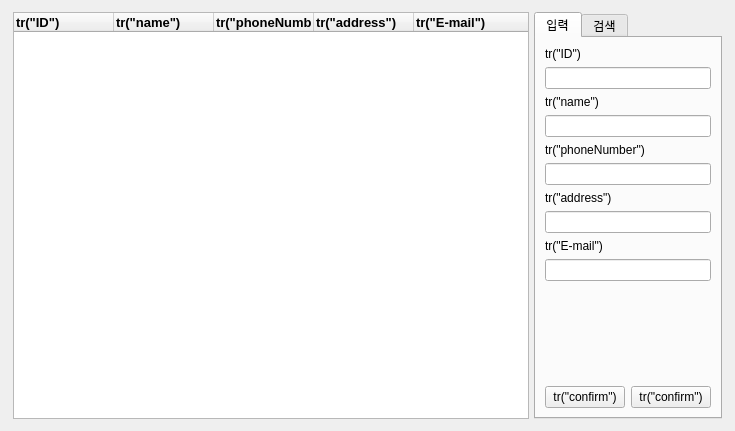
<?xml version="1.0" encoding="UTF-8"?>
<ui version="4.0">
 <class>ClientManager</class>
 <widget class="QWidget" name="ClientManager">
  <property name="geometry">
   <rect>
    <x>0</x>
    <y>0</y>
    <width>735</width>
    <height>386</height>
   </rect>
  </property>
  <property name="windowTitle">
   <string>Form</string>
  </property>
  <property name="layoutDirection">
   <enum>Qt::LeftToRight</enum>
  </property>
  <layout class="QHBoxLayout" name="horizontalLayout">
   <item>
    <layout class="QHBoxLayout" name="horizontalLayout_3" stretch="12,0,4">
     <property name="spacing">
      <number>0</number>
     </property>
     <property name="leftMargin">
      <number>2</number>
     </property>
     <property name="topMargin">
      <number>1</number>
     </property>
     <property name="rightMargin">
      <number>2</number>
     </property>
     <property name="bottomMargin">
      <number>1</number>
     </property>
     <item>
      <widget class="QTreeWidget" name="clientTreeWidget">
       <column>
        <property name="text">
         <string>tr(&quot;ID&quot;)</string>
        </property>
        <property name="font">
         <font>
          <pointsize>10</pointsize>
          <bold>true</bold>
         </font>
        </property>
       </column>
       <column>
        <property name="text">
         <string>tr(&quot;name&quot;)</string>
        </property>
        <property name="font">
         <font>
          <pointsize>10</pointsize>
          <bold>true</bold>
         </font>
        </property>
       </column>
       <column>
        <property name="text">
         <string>tr(&quot;phoneNumber&quot;)</string>
        </property>
        <property name="font">
         <font>
          <pointsize>10</pointsize>
          <bold>true</bold>
         </font>
        </property>
       </column>
       <column>
        <property name="text">
         <string>tr(&quot;address&quot;)</string>
        </property>
        <property name="font">
         <font>
          <pointsize>10</pointsize>
          <bold>true</bold>
         </font>
        </property>
       </column>
       <column>
        <property name="text">
         <string>tr(&quot;E-mail&quot;)</string>
        </property>
        <property name="font">
         <font>
          <pointsize>10</pointsize>
          <bold>true</bold>
         </font>
        </property>
       </column>
      </widget>
     </item>
     <item>
      <spacer name="horizontalSpacer_3">
       <property name="orientation">
        <enum>Qt::Horizontal</enum>
       </property>
       <property name="sizeType">
        <enum>QSizePolicy::Minimum</enum>
       </property>
       <property name="sizeHint" stdset="0">
        <size>
         <width>5</width>
         <height>18</height>
        </size>
       </property>
      </spacer>
     </item>
     <item>
      <widget class="QTabWidget" name="tabWidget_3">
       <property name="currentIndex">
        <number>0</number>
       </property>
       <widget class="QWidget" name="m_customerAddTab_2">
        <attribute name="title">
         <string>입력</string>
        </attribute>
        <layout class="QHBoxLayout" name="horizontalLayout_6">
         <item>
          <layout class="QVBoxLayout" name="verticalLayout_14">
           <item>
            <layout class="QVBoxLayout" name="verticalLayout_15">
             <item>
              <widget class="QLabel" name="label_12">
               <property name="sizePolicy">
                <sizepolicy hsizetype="Expanding" vsizetype="Maximum">
                 <horstretch>0</horstretch>
                 <verstretch>0</verstretch>
                </sizepolicy>
               </property>
               <property name="text">
                <string>tr(&quot;ID&quot;)</string>
               </property>
              </widget>
             </item>
             <item>
              <widget class="QLineEdit" name="clientInputIDText">
               <property name="readOnly">
                <bool>true</bool>
               </property>
              </widget>
             </item>
            </layout>
           </item>
           <item>
            <layout class="QVBoxLayout" name="verticalLayout_16">
             <property name="sizeConstraint">
              <enum>QLayout::SetDefaultConstraint</enum>
             </property>
             <item>
              <widget class="QLabel" name="label_13">
               <property name="sizePolicy">
                <sizepolicy hsizetype="Expanding" vsizetype="Maximum">
                 <horstretch>0</horstretch>
                 <verstretch>0</verstretch>
                </sizepolicy>
               </property>
               <property name="text">
                <string>tr(&quot;name&quot;)</string>
               </property>
              </widget>
             </item>
             <item>
              <widget class="QLineEdit" name="clientInputNameText"/>
             </item>
            </layout>
           </item>
           <item>
            <layout class="QVBoxLayout" name="verticalLayout_17">
             <item>
              <widget class="QLabel" name="label_14">
               <property name="sizePolicy">
                <sizepolicy hsizetype="Expanding" vsizetype="Maximum">
                 <horstretch>0</horstretch>
                 <verstretch>0</verstretch>
                </sizepolicy>
               </property>
               <property name="text">
                <string>tr(&quot;phoneNumber&quot;)</string>
               </property>
              </widget>
             </item>
             <item>
              <widget class="QLineEdit" name="clientInputPHText"/>
             </item>
            </layout>
           </item>
           <item>
            <layout class="QVBoxLayout" name="verticalLayout_18">
             <item>
              <widget class="QLabel" name="label_15">
               <property name="sizePolicy">
                <sizepolicy hsizetype="Expanding" vsizetype="Maximum">
                 <horstretch>0</horstretch>
                 <verstretch>0</verstretch>
                </sizepolicy>
               </property>
               <property name="text">
                <string>tr(&quot;address&quot;)</string>
               </property>
              </widget>
             </item>
             <item>
              <widget class="QLineEdit" name="clientInputAddressText"/>
             </item>
            </layout>
           </item>
           <item>
            <layout class="QVBoxLayout" name="verticalLayout_19">
             <item>
              <widget class="QLabel" name="label_16">
               <property name="sizePolicy">
                <sizepolicy hsizetype="Expanding" vsizetype="Maximum">
                 <horstretch>0</horstretch>
                 <verstretch>0</verstretch>
                </sizepolicy>
               </property>
               <property name="text">
                <string>tr(&quot;E-mail&quot;)</string>
               </property>
              </widget>
             </item>
             <item>
              <widget class="QLineEdit" name="clientInputEmailText"/>
             </item>
            </layout>
           </item>
           <item>
            <spacer name="verticalSpacer_4">
             <property name="orientation">
              <enum>Qt::Vertical</enum>
             </property>
             <property name="sizeHint" stdset="0">
              <size>
               <width>20</width>
               <height>40</height>
              </size>
             </property>
            </spacer>
           </item>
           <item>
            <layout class="QHBoxLayout" name="horizontalLayout_8">
             <property name="sizeConstraint">
              <enum>QLayout::SetNoConstraint</enum>
             </property>
             <item>
              <widget class="QPushButton" name="clientInputConfirmButton">
               <property name="text">
                <string>tr(&quot;confirm&quot;)</string>
               </property>
              </widget>
             </item>
             <item>
              <widget class="QPushButton" name="clientModifyButton">
               <property name="text">
                <string>tr(&quot;confirm&quot;)</string>
               </property>
              </widget>
             </item>
            </layout>
           </item>
          </layout>
         </item>
        </layout>
       </widget>
       <widget class="QWidget" name="m_customerSerchTab_2">
        <attribute name="title">
         <string>검색</string>
        </attribute>
        <layout class="QVBoxLayout" name="verticalLayout">
         <item>
          <widget class="QLabel" name="label_17">
           <property name="text">
            <string>tr(&quot;searchElements&quot;)</string>
           </property>
          </widget>
         </item>
         <item>
          <widget class="QComboBox" name="comboBox_2">
           <item>
            <property name="text">
             <string>tr(&quot;name&quot;)</string>
            </property>
           </item>
           <item>
            <property name="text">
             <string>tr(&quot;ID&quot;)</string>
            </property>
           </item>
           <item>
            <property name="text">
             <string>tr(&quot;phoneNumber&quot;)</string>
            </property>
           </item>
           <item>
            <property name="text">
             <string>tr(&quot;address&quot;)</string>
            </property>
           </item>
           <item>
            <property name="text">
             <string>tr(&quot;E-mail&quot;)</string>
            </property>
           </item>
          </widget>
         </item>
         <item>
          <spacer name="verticalSpacer_5">
           <property name="orientation">
            <enum>Qt::Vertical</enum>
           </property>
           <property name="sizeType">
            <enum>QSizePolicy::Fixed</enum>
           </property>
           <property name="sizeHint" stdset="0">
            <size>
             <width>20</width>
             <height>13</height>
            </size>
           </property>
          </spacer>
         </item>
         <item>
          <layout class="QVBoxLayout" name="verticalLayout_21">
           <property name="sizeConstraint">
            <enum>QLayout::SetDefaultConstraint</enum>
           </property>
           <item>
            <layout class="QVBoxLayout" name="verticalLayout_22">
             <item>
              <widget class="QLabel" name="label_18">
               <property name="sizePolicy">
                <sizepolicy hsizetype="Expanding" vsizetype="Maximum">
                 <horstretch>0</horstretch>
                 <verstretch>0</verstretch>
                </sizepolicy>
               </property>
               <property name="text">
                <string>tr(&quot;ID&quot;)</string>
               </property>
              </widget>
             </item>
             <item>
              <widget class="QLineEdit" name="lineEdit_16">
               <property name="readOnly">
                <bool>false</bool>
               </property>
              </widget>
             </item>
            </layout>
           </item>
           <item>
            <widget class="QLabel" name="label_19">
             <property name="sizePolicy">
              <sizepolicy hsizetype="Expanding" vsizetype="Maximum">
               <horstretch>0</horstretch>
               <verstretch>0</verstretch>
              </sizepolicy>
             </property>
             <property name="text">
              <string>tr(&quot;name&quot;)</string>
             </property>
            </widget>
           </item>
           <item>
            <widget class="QLineEdit" name="lineEdit_17"/>
           </item>
          </layout>
         </item>
         <item>
          <layout class="QVBoxLayout" name="verticalLayout_23">
           <item>
            <widget class="QLabel" name="label_20">
             <property name="sizePolicy">
              <sizepolicy hsizetype="Expanding" vsizetype="Maximum">
               <horstretch>0</horstretch>
               <verstretch>0</verstretch>
              </sizepolicy>
             </property>
             <property name="text">
              <string>tr(&quot;phoneNumber&quot;)</string>
             </property>
            </widget>
           </item>
           <item>
            <widget class="QLineEdit" name="lineEdit_18"/>
           </item>
          </layout>
         </item>
         <item>
          <layout class="QVBoxLayout" name="verticalLayout_24">
           <item>
            <widget class="QLabel" name="label_21">
             <property name="sizePolicy">
              <sizepolicy hsizetype="Expanding" vsizetype="Maximum">
               <horstretch>0</horstretch>
               <verstretch>0</verstretch>
              </sizepolicy>
             </property>
             <property name="text">
              <string>tr(&quot;address&quot;)</string>
             </property>
            </widget>
           </item>
           <item>
            <widget class="QLineEdit" name="lineEdit_19"/>
           </item>
          </layout>
         </item>
         <item>
          <layout class="QVBoxLayout" name="verticalLayout_25">
           <item>
            <widget class="QLabel" name="label_22">
             <property name="sizePolicy">
              <sizepolicy hsizetype="Expanding" vsizetype="Maximum">
               <horstretch>0</horstretch>
               <verstretch>0</verstretch>
              </sizepolicy>
             </property>
             <property name="text">
              <string>tr(&quot;E-mail&quot;)</string>
             </property>
            </widget>
           </item>
           <item>
            <widget class="QLineEdit" name="lineEdit_20"/>
           </item>
          </layout>
         </item>
         <item>
          <layout class="QHBoxLayout" name="horizontalLayout_2">
           <item>
            <spacer name="horizontalSpacer">
             <property name="orientation">
              <enum>Qt::Horizontal</enum>
             </property>
             <property name="sizeHint" stdset="0">
              <size>
               <width>40</width>
               <height>20</height>
              </size>
             </property>
            </spacer>
           </item>
           <item>
            <widget class="QPushButton" name="pushButton">
             <property name="sizePolicy">
              <sizepolicy hsizetype="Fixed" vsizetype="Fixed">
               <horstretch>0</horstretch>
               <verstretch>0</verstretch>
              </sizepolicy>
             </property>
             <property name="minimumSize">
              <size>
               <width>30</width>
               <height>30</height>
              </size>
             </property>
             <property name="maximumSize">
              <size>
               <width>30</width>
               <height>16777215</height>
              </size>
             </property>
             <property name="text">
              <string>PushButton</string>
             </property>
            </widget>
           </item>
          </layout>
         </item>
         <item>
          <spacer name="verticalSpacer_6">
           <property name="orientation">
            <enum>Qt::Vertical</enum>
           </property>
           <property name="sizeType">
            <enum>QSizePolicy::Expanding</enum>
           </property>
           <property name="sizeHint" stdset="0">
            <size>
             <width>20</width>
             <height>40</height>
            </size>
           </property>
          </spacer>
         </item>
         <item>
          <widget class="QPushButton" name="pushButton_6">
           <property name="text">
            <string>tr(&quot;search&quot;)</string>
           </property>
          </widget>
         </item>
        </layout>
       </widget>
      </widget>
     </item>
    </layout>
   </item>
  </layout>
 </widget>
 <resources/>
 <connections/>
</ui>
